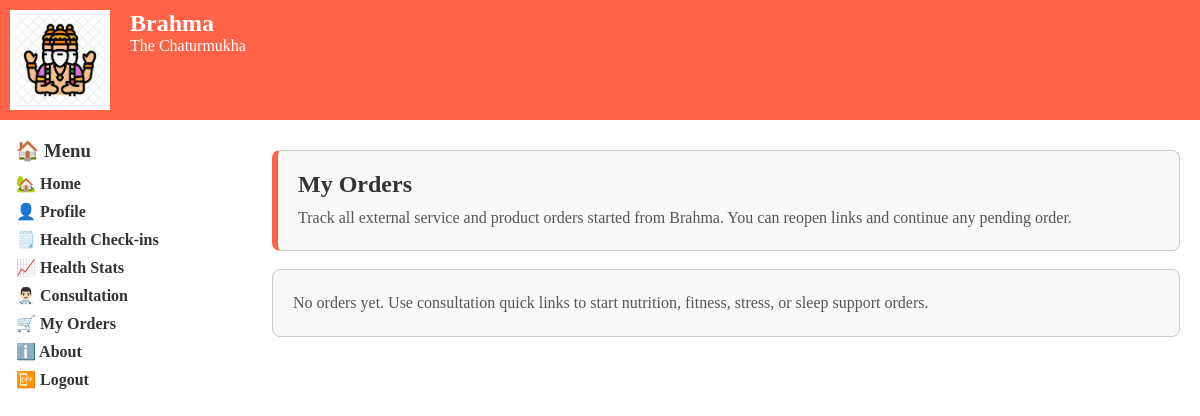
Page /my-orders (signed in) on the earlier database version.
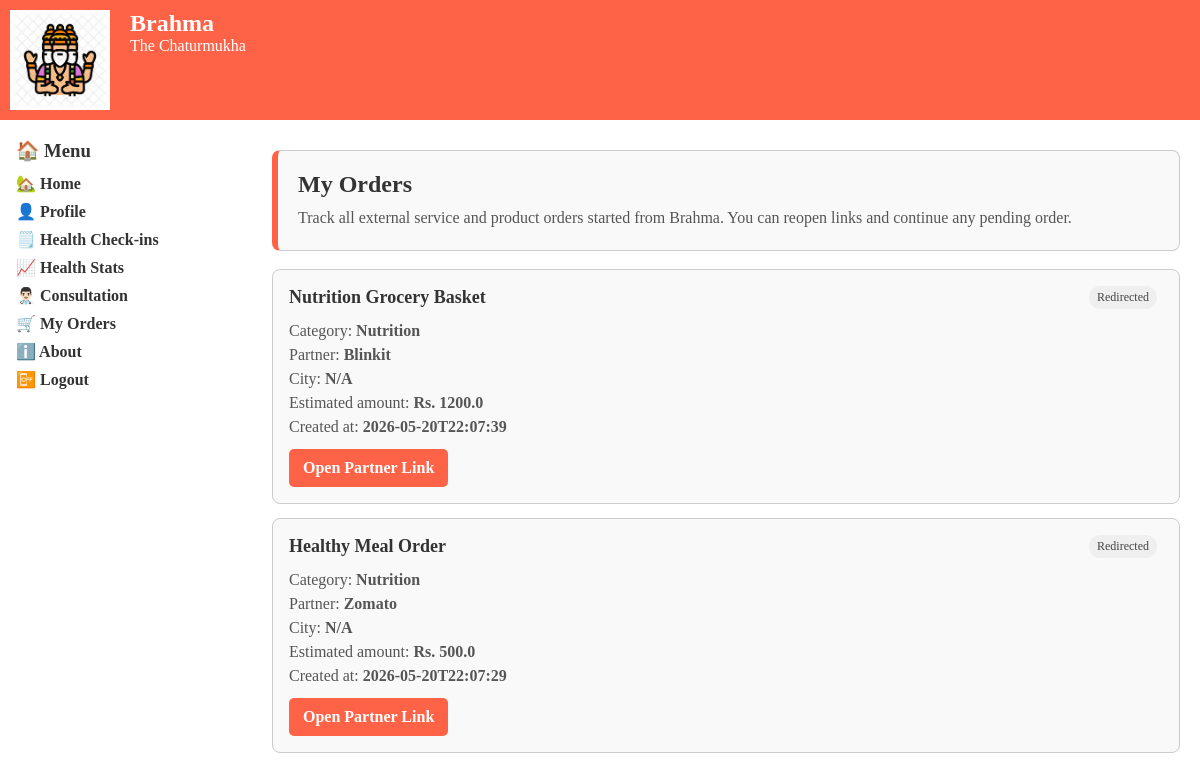
Same page on the later database version.
### tables this page shows
CREATE TABLE orders (
                  id integer primary key autoincrement,
                  user_id integer not null,
                  category text not null,
                  item_name text not null,
                  partner text not null,
                  city text,
                  amount_estimate real,
                  external_url text not null,
                  status text not null default 'created',
                  created_at text not null,
                  foreign key (user_id) references users(id)
                  );

### app.py (the view)
@app.route('/my-orders')
def my_orders():
    if 'user_id' not in session:
        return redirect('/login')
    orders = get_orders(session['user_id'])
    return render_template('orders.html', orders=orders)

### app.py (called while the page is built)
def get_orders(user_id):
    conn = sqlite3.connect("database.db")
    conn.row_factory = sqlite3.Row
    cursor = conn.cursor()
    cursor.execute(
        "select * from orders where user_id=? order by created_at desc, id desc",
        (user_id,)
    )
    orders = cursor.fetchall()
    conn.close()
    return orders

### templates/orders.html (shortened to what this page needs)
{% extends "base.html" %}
{% block content %}
<div class="orders-page">
    <div class="hero">
        <h2>My Orders</h2>
        <p>Track all external service and product orders started from Brahma. You can reopen links and continue any pending order.</p>
    </div>
    {% if orders %}
    <div class="orders-grid">
        {% for order in orders %}
        <div class="order-card">
            <div class="order-head">
                <h3>{{ order['item_name'] }}</h3>
                <span class="badge">{{ order['status'].title() }}</span>
            </div>
            <p class="meta">
                Category: <b>{{ order['category'].title() }}</b><br>
                Partner: <b>{{ order['partner'] }}</b><br>
                City: <b>{{ order['city'] or 'N/A' }}</b><br>
                Estimated amount: <b>{% if order['amount_estimate'] %}Rs. {{ order['amount_estimate'] }}{% else %}N/A{% endif %}</b><br>
                Created at: <b>{{ order['created_at'] }}</b>
            </p>
            <a class="open-btn" href="{{ order['external_url'] }}" target="_blank" rel="noopener noreferrer">Open Partner Link</a>
        </div>
        {% endfor %}
    </div>
    {% else %}
    <div class="empty">
        No orders yet. Use consultation quick links to start nutrition, fitness, stress, or sleep support orders.
    </div>
    {% endif %}
</div>
{% endblock %}

Differences in the rows shown:
added orders: item_name "Nutrition Grocery Basket", status "Redirected", category "Nutrition", partner "Blinkit", city "N/A", amount_estimate "1200.0", created_at "2026-05-20T22:07:39"
added orders: item_name "Healthy Meal Order", status "Redirected", category "Nutrition", partner "Zomato", city "N/A", amount_estimate "500.0", created_at "2026-05-20T22:07:29"
Other differences:
text no longer shown: "No orders yet. Use consultation quick links to start nutrition, fitness, stress, or sleep support orders."
